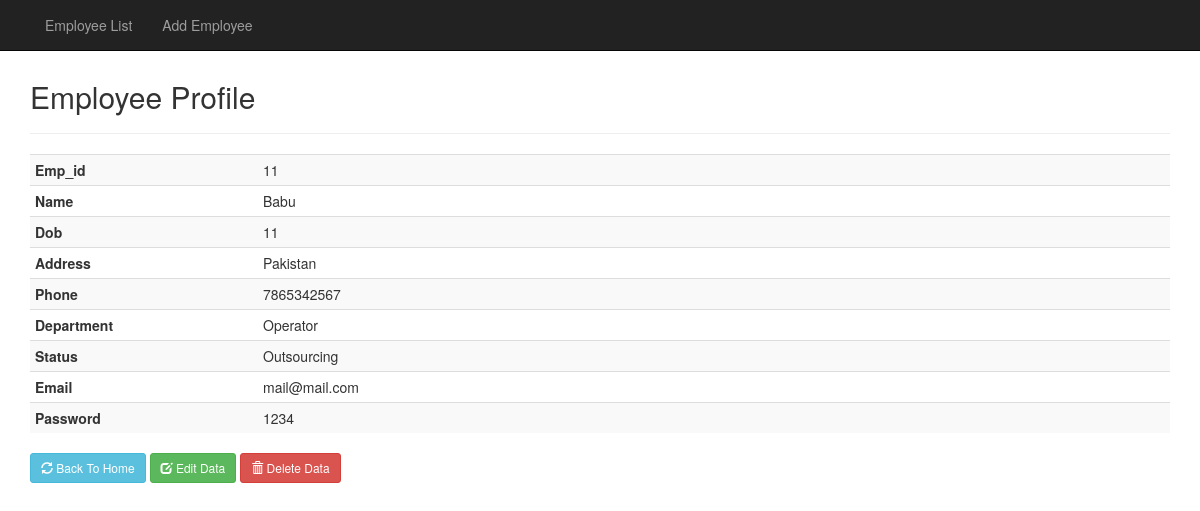
The page /profile.php?emp_id=11 on the database its author committed.
### tables this page shows
CREATE TABLE `employee` (
  `emp_id` int(5) NOT NULL,
  `emp_email` varchar(30) NOT NULL,
  `emp_name` varchar(30) NOT NULL,
  `emp_phone` bigint(12) NOT NULL,
  `emp_dob` date NOT NULL,
  `emp_address` varchar(100) NOT NULL,
  `emp_dept` varchar(30) NOT NULL,
  `emp_status` varchar(20) NOT NULL,
  `emp_password` varchar(16) NOT NULL,
  `emp_joindate` date NOT NULL
);

### profile.php (the view, shortened to what this page needs)
<?php
include("connection.php");
?>
<!DOCTYPE html>
<html lang="en">
<head>
	<link rel="stylesheet" href="https://maxcdn.bootstrapcdn.com/bootstrap/3.3.7/css/bootstrap.min.css">
</head>
<body>
	<nav class="navbar navbar-inverse navbar-fixed-top">
		<div class="container">
			<div id="navbar" class="navbar-collapse collapse">
				<ul class="nav navbar-nav">
					<li><a href="index.php">Employee List</a></li>
					<li><a href="add.php">Add Employee</a></li>
				</ul>
			</div>
		</div>
	</nav>
	<div class="container">
		<div class="content">
			<h2>Employee Profile</h2>
			<hr />
			<?php
			$id = $_GET['emp_id'];
			$sql = mysqli_query($con, "SELECT * FROM employee WHERE emp_id='$id'");
			if(mysqli_num_rows($sql) == 0){
				header("Location: index.php");
			}else{
				$row = mysqli_fetch_assoc($sql);
			}
			?>
			<table class="table table-striped table-condensed">
				<tr>
					<th width="20%">Emp_id</th>
					<td><?php echo $row['emp_id']; ?></td>
				</tr>
				<tr>
					<th>Name</th>
					<td><?php echo $row['emp_name']; ?></td>
				</tr>
				<tr>
					<th>Dob</th>
					<td><?php echo $row['emp_id']; ?></td>
				</tr>
				<tr>
					<th>Address</th>
					<td><?php echo $row['emp_address']; ?></td>
				</tr>
				<tr>
					<th>Phone</th>
					<td><?php echo $row['emp_phone']; ?></td>
				</tr>
				<tr>
					<th>Department</th>
					<td><?php echo $row['emp_dept']; ?></td>
				</tr>
				<tr>
					<th>Status</th>
					<td><?php echo $row['emp_status']; ?></td>
				</tr>
				<tr>
					<th>Email</th>
					<td><?php echo $row['emp_email']; ?></td>
				</tr>
				<tr>
					<th>Password</th>
					<td><?php echo $row['emp_password']; ?></td>
				</tr>
			</table>
			<a href="index.php" class="btn btn-sm btn-info"><span class="glyphicon glyphicon-refresh" aria-hidden="true"></span> Back To Home </a>
			<a href="edit.php?emp_id=<?php echo $row['emp_id']; ?>" class="btn btn-sm btn-success"><span class="glyphicon glyphicon-edit" aria-hidden="true"></span> Edit Data</a>
			<a href="profile.php?del=<?php echo $row['emp_id']; ?>" class="btn btn-sm btn-danger" onClick="return confirm('You sure are delete data <?php echo $row['emp_name']; ?>')"><span class="glyphicon glyphicon-trash" aria-hidden="true"></span> Delete Data</a>
		</div>
	</div>
</body>
</html>

### profile.php (style rules this page uses)
.content { margin-top: 80px; }

### rows shown on the page
employee: emp_id "11", emp_name "Babu", emp_address "Pakistan", emp_phone "7865342567", emp_dept "Operator", emp_status "Outsourcing", emp_email "mail@mail.com", emp_password "1234"
